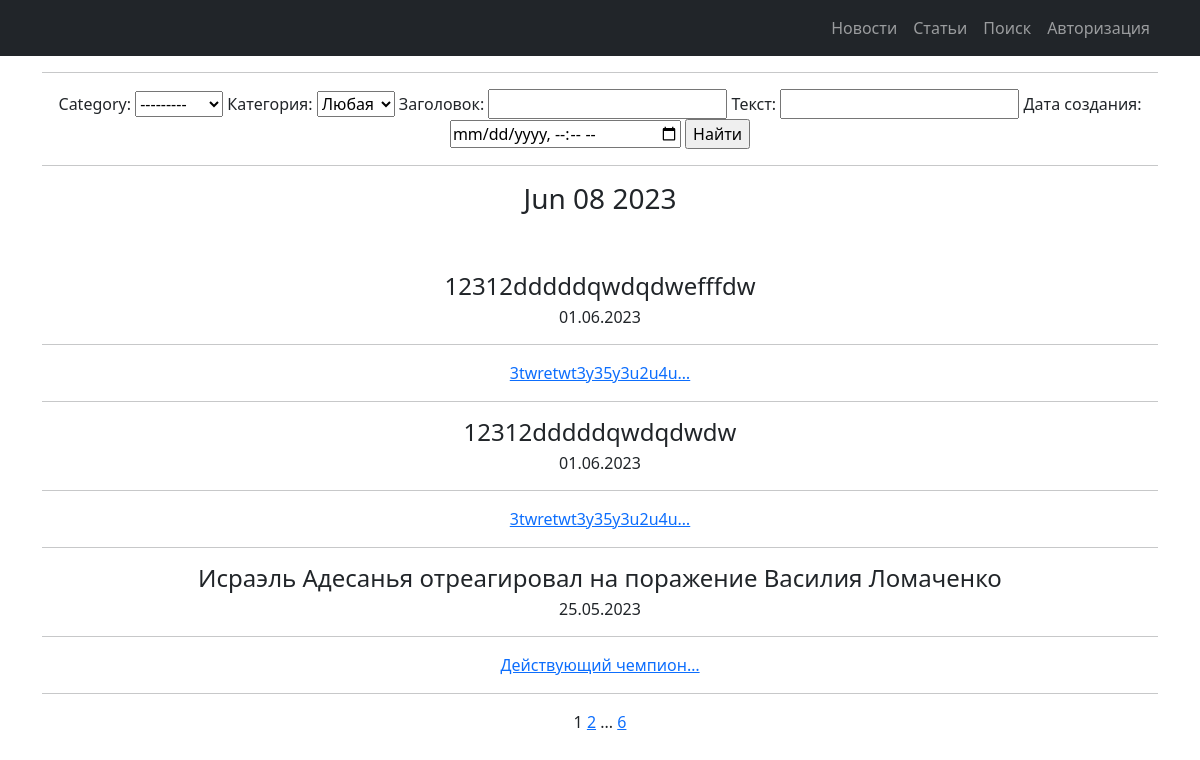
Screenshot of /newsline/search/ with the database file from the repository.
### News/models.py (models this page shows, shortened)
class Post(models.Model):
    post_author = models.ForeignKey(Author, on_delete=models.CASCADE)
    NEWS = 'NW'
    POST = 'PO'
    CATEGORY_POST = ((NEWS, 'Новость'), (POST, 'Статья'))
    category = models.CharField(max_length=2, choices=CATEGORY_POST, default=POST)
    time_in = models.DateTimeField(auto_now_add=True)
    post_cat = models.ManyToManyField(Category, through='PostCategory')
    title = models.CharField(max_length=128)
    text = models.TextField()
    rating = models.IntegerField(default=0)

### News/views.py (the view)
# urls.py: path('search/', NewsSearch.as_view(), name='news_search',),
class NewsSearch(ListView):
    model = Post
    ordering = '-time_in'
    template_name = 'search.html'
    context_object_name = 'post'
    paginate_by = 3
    def get_queryset(self):
        queryset = super().get_queryset()
        self.filterset = PostSearch(self.request.GET, queryset)
        return self.filterset.qs
    def get_context_data(self, **kwargs):
        context = super().get_context_data(**kwargs)
        context['time_now'] = datetime.utcnow()
        context['new_news'] = None
        context['filterset'] = self.filterset
        return context

### News/models.py (called while the page is built)
    def __str__(self):
        return f' {self.cat_type}'

### News/templatetags/custom_tags.py (called while the page is built)
@register.simple_tag()
def current_time(format_string='%b %d %Y'):
   return datetime.utcnow().strftime(format_string)

### templates/search.html (shortened to what this page needs)
{% extends 'flatpages/default.html' %}
{% load custom_filters %}!
{% load custom_tags %}
{% block content %}
<hr>
   <form action="" method="get">
   {{ filterset.form.as_table }}
   <input type="submit" value="Найти" />
    </form>
<hr>
   <h3>{% current_time '%b %d %Y' %}</h3>
    <br>
    <br>
    {% if post %}
           {% for post in post %}
                {% if post.category == 'NW' %}
                    <h4> {{ post.title }} </h4>
                    <h6>{{ post.time_in|date:"d.m.Y" }}</h6>
                    <hr><a href="{% url 'news_list' %}{{ post.id }}">{{ post.text|truncatechars:20 }}</a><hr>
                {% else %}
                    <h4> {{ post.title }} </h4>
                    <h6>{{ post.time_in|date:"d.m.Y" }}</h6>
                    <hr><a href="{% url 'ar_list' %}{{ post.id }}">{{ post.text|truncatechars:20 }}</a><hr>
                {% endif %}
           {% endfor %}
    {% else %}
       <h2>Новостей нет!</h2>
    {% endif %}
   {{ page_obj.number }}
   {% if page_obj.has_next %}
       <a href="?page={{ page_obj.next_page_number }}">{{ page_obj.next_page_number }}</a>
       {% if paginator.num_pages != page_obj.next_page_number %}
           ...
           <a href="?page={{ page_obj.paginator.num_pages }}">{{ page_obj.paginator.num_pages }}</a>
       {% endif %}
   {% endif %}
{% endblock content %}

### templates/flatpages/default.html (shortened to what this page needs)
<!DOCTYPE html>
<html lang="en">
    <head>
        {% load static %}
        <link href="{% static 'css/styles.css' %}" rel="stylesheet" />
    </head>
    <body>
        <nav class="navbar navbar-expand-lg navbar-dark bg-dark">
            <div class="container">
                <div class="collapse navbar-collapse" id="navbarSupportedContent">
                    <ul class="navbar-nav ms-auto mb-2 mb-lg-0">
                        <li class="nav-item"><a class="nav-link" href="/newsline/news/">Новости</a></li>
                        <li class="nav-item"><a class="nav-link" href="/newsline/articles/">Статьи</a></li>
                        <li class="nav-item"><a class="nav-link" href="/newsline/search/">Поиск</a></li>
                        <li class="nav-item"><a class="nav-link" href="/accounts/signup/">Авторизация</a></li>
                    </ul>
                </div>
            </div>
        </nav>
        <div class="container">
            <div class="row">
                <div class="col-lg-12 text-center">
                    {% block content %}{% endblock content %}
                </div>
            </div>
    </body>
</html>

### rows the page displays
Post: title "12312dddddqwdqdwefffdw", time_in "01.06.2023", text "3twretwt3y35y3u2u4u…"
Post: title "12312dddddqwdqdwdw", time_in "01.06.2023", text "3twretwt3y35y3u2u4u…"
Post: title "Исраэль Адесанья отреагировал на поражение Василия Ломаченко", time_in "25.05.2023", text "Действующий чемпион…"

### other values shown
{{ page_obj.number }} "1"
{{ page_obj.next_page_number }} "2"
{{ page_obj.paginator.num_pages }} "6"
